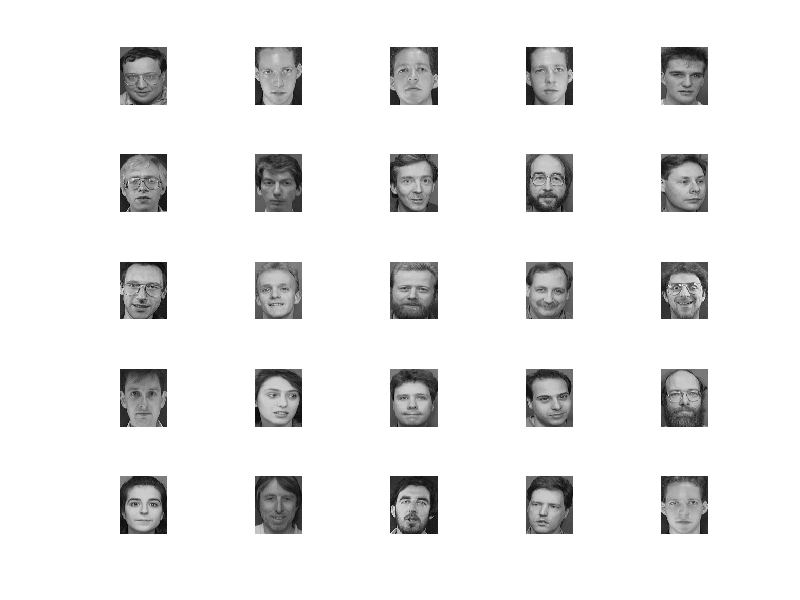
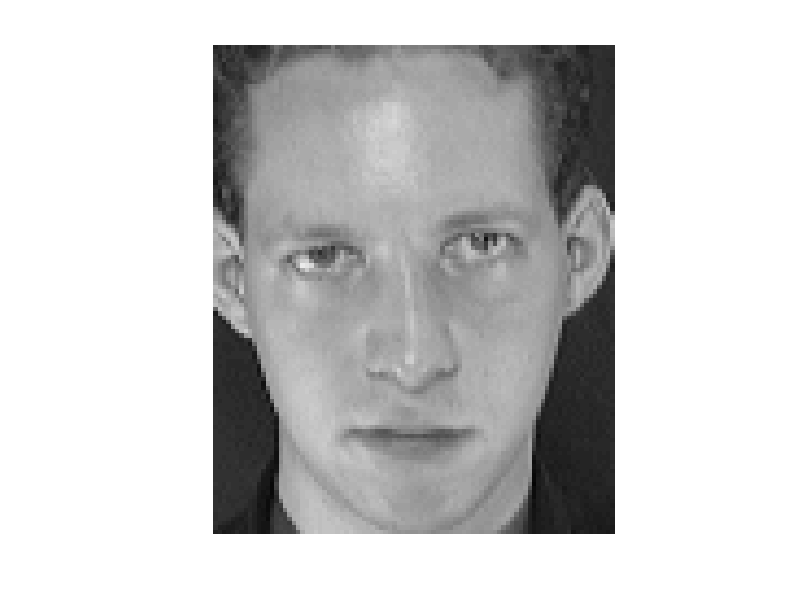
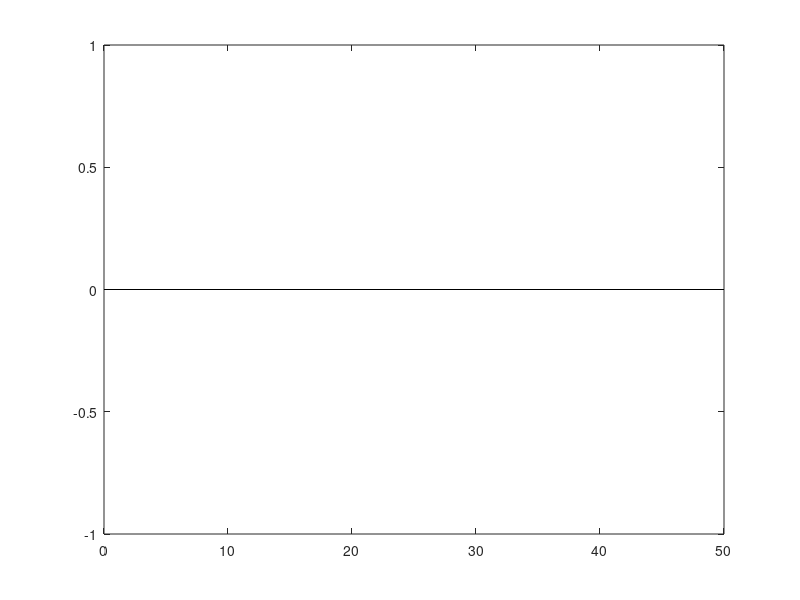
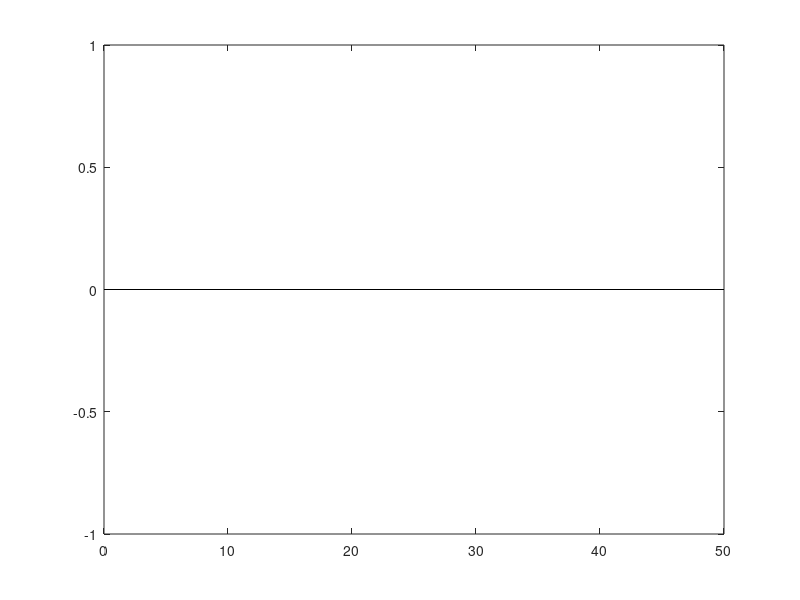

The MATLAB script that drew these images, in order:
close all
clear
clc
load('faces.mat');
img(1); %cara 1
ncaras=length(img);% number of caras
U=[]; %genero una matriz vacio
for k=1:ncaras
    carak=img(k).imagen; %nombre fichero y leemos la imagen
    subplot(5,5,k); %orla de 5x5 al se 25 caras
    imshow(carak);
    U=[U,double(carak(:))]; %añadimos las caras en vectores columnas y las transformamos en double
end

%face recognition
nx=2;
ic=1;
for k=1:ncaras
    carak=img(k).imagen;
    if abs(k-nx)>0
        subplot(5,5,k); 
        imshow(carak);
        ic=ic+1;
    end
    U=[U,double(carak(:))];
end
%carax_vector belong to M m x n(R)
%U=<cara1_vector......caram_vector>
%finding p_vector belonging to U such as ||cara_x_vector-p_vector||=min
carax=img(nx).imagen; %cogemos la 2 por ejemplo
figure
imshow(carax)
carax=double(carax);
U(:,nx)=[]; %eliminamos esa imagen de mi espacio de caras

A=U'*U;
b=U'*carax(:);
par=inv(A)*b(:);
figure
stem(par);
%coordenadas positivas se parecen, negaivas no

%now with the first
nx=1;
carax=double(img(nx).imagen); %cogemos la 2 por ejemplo
U(:,nx)=[]; %eliminamos esa imagen de mi espacio de caras

%carax_vector belong to M m x n(R)
%U=<cara1_vector......caram_vector>
%finding p_vector belonging to U such as ||cara_x_vector-p_vector||=min

A=U'*U;
b=U'*carax(:);
par=inv(A)*b(:);
figure
stem(par);
%coordenadas positivas se parecen, negaivas no

%% 

%other way: Finding the cosinus
for i=1:size(U,2)
    facei=U(:,i);
    anglef(i)=acos(dot(facei(:),carax(:))/(norm(facei(:))*norm(carax(:))))*180/pi; %angle between facei and carax in degrees
end
[ix,jx]=min(anglef);
